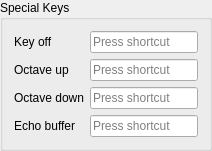
        <widget class="QGroupBox" name="specialKeysGroupBox">
         <property name="sizePolicy">
          <sizepolicy hsizetype="Preferred" vsizetype="Maximum">
           <horstretch>0</horstretch>
           <verstretch>0</verstretch>
          </sizepolicy>
         </property>
         <property name="title">
          <string>Special Keys</string>
         </property>
         <layout class="QFormLayout" name="formLayout">
          <item row="0" column="0">
           <widget class="QLabel" name="keyOffLabel">
            <property name="text">
             <string>Key off</string>
            </property>
           </widget>
          </item>
          <item row="0" column="1">
           <widget class="QKeySequenceEdit" name="keyOffKeySequenceEdit"/>
          </item>
          <item row="1" column="0">
           <widget class="QLabel" name="octaveUpLabel">
            <property name="text">
             <string>Octave up</string>
            </property>
           </widget>
          </item>
          <item row="1" column="1">
           <widget class="QKeySequenceEdit" name="octaveUpKeySequenceEdit"/>
          </item>
          <item row="2" column="0">
           <widget class="QLabel" name="octaveDownLabel">
            <property name="text">
             <string>Octave down</string>
            </property>
           </widget>
          </item>
          <item row="2" column="1">
           <widget class="QKeySequenceEdit" name="octaveDownKeySequenceEdit"/>
          </item>
          <item row="3" column="0">
           <widget class="QLabel" name="echoBufferLabel">
            <property name="text">
             <string>Echo buffer</string>
            </property>
           </widget>
          </item>
          <item row="3" column="1">
           <widget class="QKeySequenceEdit" name="echoBufferKeySequenceEdit"/>
          </item>
         </layout>
        </widget>
